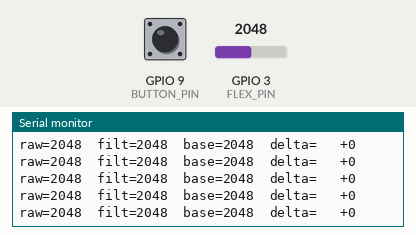
Simulated run of this sketch. Board: ESP32. On the bench: the last lines printed to the serial monitor. Inputs (shaded band) come from the test bench; at power-on: GPIO 3 (FLEX_PIN) = 2048, GPIO 9 (BUTTON_PIN) HIGH (analog values on the 0–4095 scale).

Above: at 2.1 s.
2.2 s: GPIO 3 (FLEX_PIN) set to 2866
At 2.24 s:
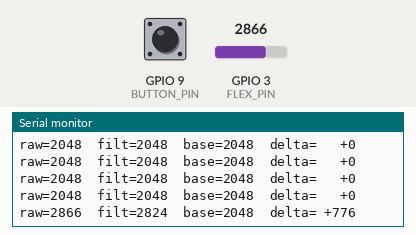
3.7 s: GPIO 3 (FLEX_PIN) set to 3603
At 3.76 s:
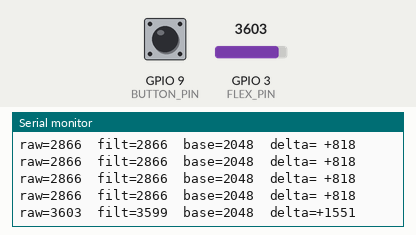
5.2 s: GPIO 3 (FLEX_PIN) set to 491
At 5.23 s:
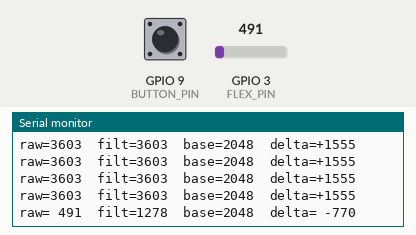
6.7 s: GPIO 9 (BUTTON_PIN) pulled LOW for 0.15 s
At 7.02 s:
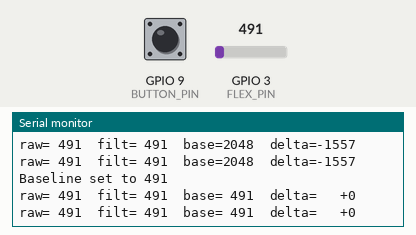
8.8 s: GPIO 3 (FLEX_PIN) set to 430
At 8.84 s:
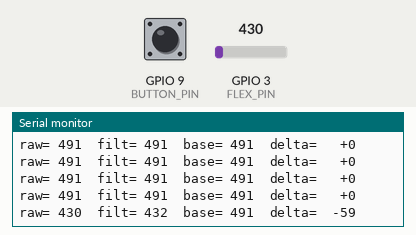
10.3 s: GPIO 9 (BUTTON_PIN) pulled LOW for 1 s
At 10.62 s:
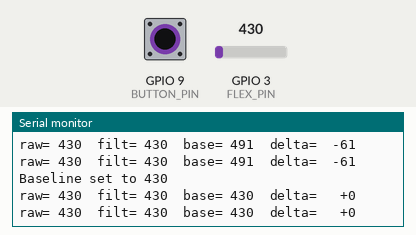

Measured:
- the behaviour switches between 482 and 481 on GPIO 3 (FLEX_PIN) (found by bisection; images 4 and 5)
- after the input at 2.2 s, the serial monitor: prints a new line at once (image 1)
- after the input at 3.7 s, the serial monitor: prints a new line at once (image 2)
- after the input at 5.2 s, the serial monitor: prints a new line at once (image 3)
- after the input at 6.7 s, the serial monitor: prints a new line after 0.25 s (image 4)
- after the input at 8.8 s, the serial monitor: prints a new line at once (image 5)
- after the input at 10.3 s, the serial monitor: prints a new line after 0.25 s (image 6)

The sketch:

flex_single_test.ino
```cpp
// Single flex sensor test -- one channel, with a rest baseline so the output
// tracks finger bend and settles back to ~0 when released.
//
// On boot it captures a baseline (hold the finger straight). The printed
// "delta" is filtered_raw - baseline: it moves as you bend and returns to ~0
// on release. Brief drop-outs toward 0 (a loose high-side wire momentarily
// opening the divider) are rejected as glitches so the value doesn't snap down.
//
// Divider per finger:
//   3V3 --- [flex] ---+--- FLEX_PIN
//                     |
//                  [R 20k] --- GND
//
// Press BOOT (GPIO9) any time to re-capture the baseline.

#include <Arduino.h>

// The one channel under test. GPIO3 = the pad labelled "3" on the SuperMini.
static const int FLEX_PIN = 3;
static const int BUTTON_PIN = 9; // BOOT button, re-zeros the baseline

static const int BAUD = 115200;
static const int SAMPLES_PER_READ = 8;
static const int ADC_FULL_SCALE = 4095; // 12-bit
static const uint32_t PRINT_INTERVAL_MS = 50;

// Readings below this are treated as a disconnect glitch (divider high side
// momentarily open -> node falls to GND), not a real bend, and are ignored.
static const int GLITCH_FLOOR = 100;
// Smoothing weight (0..1): higher = snappier, lower = smoother. Matches the
// main firmware's FLEX_EMA_ALPHA feel.
static const float EMA_ALPHA = 0.30f;

float flexEma = 0.0f;
bool emaReady = false;
int baseline = 0;
uint32_t lastPrintMs = 0;
bool lastButtonDown = false;

uint16_t readAnalogAverage(int pin) {
  uint32_t total = 0;
  for (int i = 0; i < SAMPLES_PER_READ; i++) {
    total += analogRead(pin);
    delayMicroseconds(250);
  }
  return total / SAMPLES_PER_READ;
}

// Average several reads, skipping glitch samples, to set the rest reference.
void captureBaseline() {
  uint32_t total = 0;
  int good = 0;
  for (int i = 0; i < 32; i++) {
    int r = readAnalogAverage(FLEX_PIN);
    if (r >= GLITCH_FLOOR) {
      total += r;
      good++;
    }
    delay(5);
  }
  baseline = good > 0 ? (int)(total / good) : 0;
  flexEma = baseline;
  emaReady = true;
  Serial.print("Baseline set to ");
  Serial.println(baseline);
}

void setup() {
  Serial.begin(BAUD);
  delay(300);
  analogReadResolution(12);
  pinMode(FLEX_PIN, INPUT);
  analogSetPinAttenuation(FLEX_PIN, ADC_11db); // full ~0..3.3V range
  pinMode(BUTTON_PIN, INPUT_PULLUP);

  Serial.print("Single flex test on GPIO");
  Serial.println(FLEX_PIN);
  Serial.println("Hold finger straight for baseline...");
  delay(400);
  captureBaseline();
  Serial.println("Bend = delta moves, release = delta returns to ~0.");
  Serial.println("Press BOOT to re-zero.");
}

void loop() {
  // Re-zero baseline on a BOOT press (active-low edge).
  bool buttonDown = digitalRead(BUTTON_PIN) == LOW;
  if (buttonDown && !lastButtonDown) {
    captureBaseline();
  }
  lastButtonDown = buttonDown;

  int raw = readAnalogAverage(FLEX_PIN);

  // Reject disconnect glitches: hold the last filtered value instead of letting
  // the reading snap to 0 when the divider's high side briefly opens.
  bool glitch = raw < GLITCH_FLOOR;
  if (!glitch) {
    if (!emaReady) {
      flexEma = raw;
      emaReady = true;
    } else {
      flexEma += EMA_ALPHA * (raw - flexEma);
    }
  }

  int filtered = (int)lroundf(flexEma);
  int delta = filtered - baseline;

  uint32_t now = millis();
  if (now - lastPrintMs >= PRINT_INTERVAL_MS) {
    lastPrintMs = now;
    Serial.printf("raw=%4d  filt=%4d  base=%4d  delta=%+5d%s\n",
                  raw, filtered, baseline, delta, glitch ? "  (glitch held)" : "");
  }
}
```
